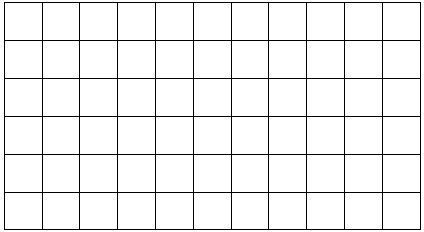
#> input picture opencv_test/feature_detection_lean/timg.jpg, 424 x 232 px
$ python harris_corner_detection.py
#> lines starting #> are read from the running program, lines starting #| are printed output that depends on the picture; after the words box and inside, x2 and y2 are one past the last pixel; in counts of white or black regions, pixels touching at a corner belong together
# Harris角点检测
import cv2 as cv
import numpy as np

"""
OpenCV has the function cv.cornerHarris() for this purpose. Its arguments are :

img - 输入图像，应该是灰度和浮点32型.
blockSize - 它是用于角落检测的邻域大小
ksize -采用Sobel导数的孔径参数。
k - 哈里斯探测器方程中的自由参数
"""

filename = "timg.jpg"
# filename = "../opencv_lean/c.jpg"
img = cv.imread(filename)
#> img is the input picture: shape (232, 424, 3); min 0, max 255, mean 240.2
# 转为灰度图
gray = cv.cvtColor(img, cv.COLOR_BGR2GRAY)
# cv.imshow('gray', gray)
gray = np.float32(gray)
dst = cv.cornerHarris(gray, 2, 3, 0.04)
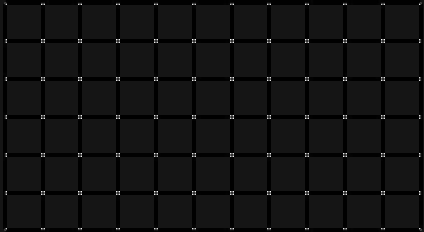
#> dst: shape (232, 424) float32; min -42294208, max 458335776, mean -6449731.5; drawn with min black and max white
# 扩大了标记的角落
dst = cv.dilate(dst, None)
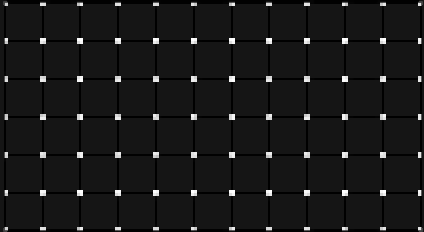
#> dst: shape (232, 424) float32; min -42287708, max 458335776, mean 5748505.5; drawn with min black and max white
# 阈值为一个最优值，它可以根据图像的不同而变化
img[dst > 0.01 * dst.max()] = [0, 0, 255]
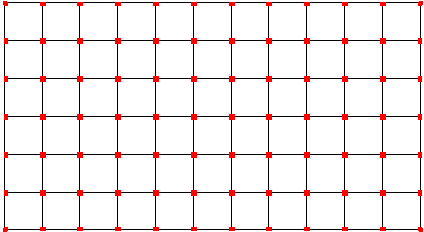
#> img: shape (232, 424, 3); 2.66% of pixels changed, all inside (x1, y1, x2, y2) = (3, 1, 423, 232)
cv.imshow('dst', img)
if cv.waitKey(0) & 0xff == 27:
#> (key Esc is pressed here)
    cv.destroyAllWindows()

# cv.cornerSubPix()，它进一步细化了以亚像素精度检测到的角
"""
先找到哈里斯角。然后我们通过这些角的质心(可能在一个角上有一堆像素，我们取它们的质心)来细化它们。Harris角用红色像素标记，精制角用绿色像素标记。
"""
filename = "timg2.jpg"
img = cv.imread(filename)
#> (the run stopped early here; a loop or call above may not have finished)
